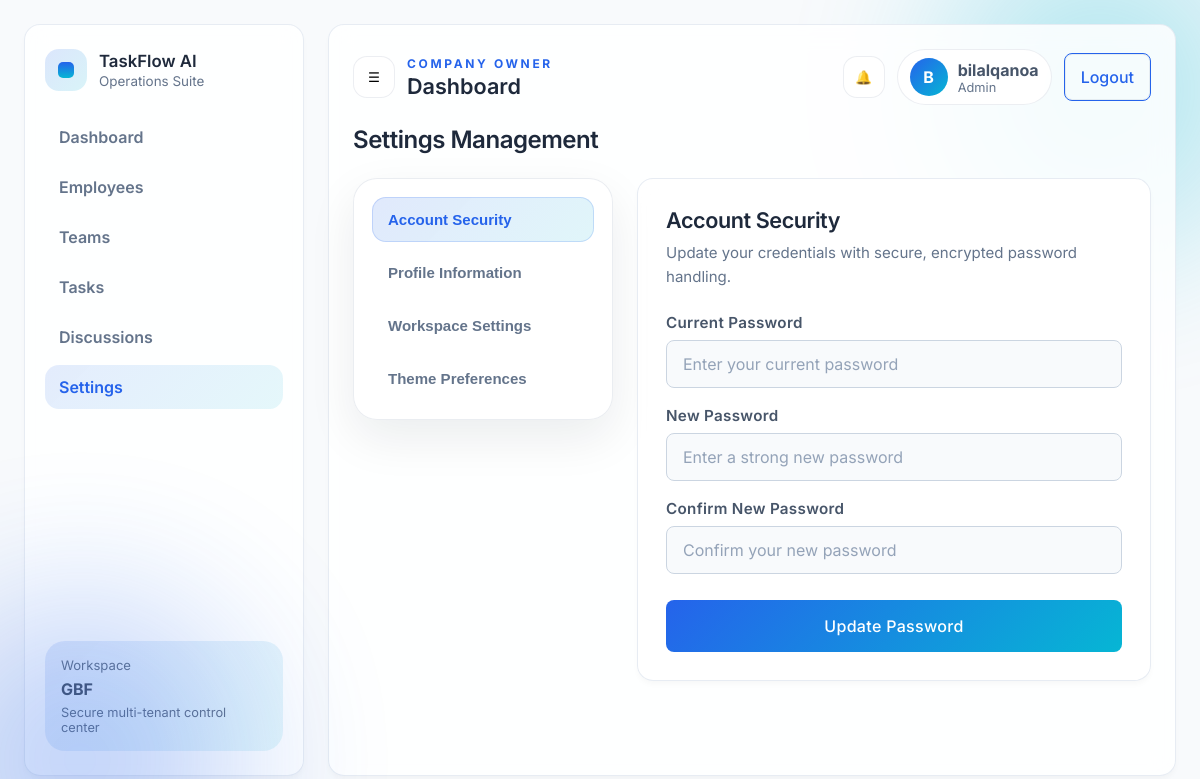
The page /dashboard/settings/ (signed in) on the database its author committed.
### companies/models.py (models this page shows, shortened)
class Company(models.Model):
    owner = models.OneToOneField(
        'accounts.User',
        on_delete=models.CASCADE,
        related_name='owned_company'
    )
    name = models.CharField(max_length=255)
    description = models.TextField(blank=True)
    logo = models.ImageField(upload_to='company_logos/', null=True, blank=True)
    website = models.URLField(blank=True)
    phone = models.CharField(max_length=30, blank=True)
    address = models.CharField(max_length=255, blank=True)
    created_at = models.DateTimeField(auto_now_add=True)
    class Meta:
        ordering = ['-created_at']

### accounts/models.py (models this page shows, shortened)
class User(AbstractUser):
    ROLE_CHOICES = [
        ('company', 'Company Owner'),
        ('team_leader', 'Team Leader'),
        ('member', 'Member'),
    ]
    INVITATION_STATUS_CHOICES = [
        ('pending', 'Pending'),
        ('active', 'Active'),
    ]
    role = models.CharField(max_length=20, choices=ROLE_CHOICES)
    job_title = models.CharField(max_length=120, blank=True, default='')
    invitation_status = models.CharField(
        max_length=20,
        choices=INVITATION_STATUS_CHOICES,
        default='active',
    )
    company = models.ForeignKey(
        'companies.Company',
        on_delete=models.SET_NULL,
        null=True,
        blank=True,
        related_name='users'
    )

### dashboard/views.py (the view, shortened to what this page needs)
# urls.py: path('settings/', views.settings_view, name='settings'),
@login_required(login_url='accounts:login')
def settings_view(request):
    team_leader_redirect = _redirect_team_leader(request, 'settings')
    if team_leader_redirect:
        return team_leader_redirect
    company = getattr(request.user, 'owned_company', None) or getattr(request.user, 'company', None)
    can_manage_workspace = request.user.role == 'company' or request.user.is_superuser
    active_tab = request.GET.get('tab', 'security')
    profile_form = UserProfileForm(instance=request.user)
    password_form = StyledPasswordChangeForm(user=request.user)
    workspace_form = CompanyWorkspaceForm(instance=company) if can_manage_workspace and company else None
    return render(request, 'dashboard/settings.html', {
        'company': company,
        'user': request.user,
        'profile_form': profile_form,
        'password_form': password_form,
        'workspace_form': workspace_form,
        'can_manage_workspace': can_manage_workspace,
        'active_tab': active_tab,
    })

### dashboard/forms.py (shortened to what this page needs)
class UserProfileForm(forms.ModelForm):
    full_name = forms.CharField(
        max_length=255,
        required=True,
        label='Full Name',
        widget=forms.TextInput(attrs={
            'class': 'glass-input',
            'placeholder': 'Enter your full name',
            'autocomplete': 'name',
        }),
    )
    class Meta:
        model = User
        fields = ['email', 'job_title']
        labels = {
            'email': 'Corporate Email',
            'job_title': 'Job Title / Position',
        }
        widgets = {
            'email': forms.EmailInput(attrs={
                'class': 'glass-input',
                'placeholder': 'name@company.com',
                'autocomplete': 'email',
            }),
            'job_title': forms.TextInput(attrs={
                'class': 'glass-input',
                'placeholder': 'e.g. Operations Manager',
                'autocomplete': 'organization-title',
            }),
        }
    def __init__(self, *args, **kwargs):
        super().__init__(*args, **kwargs)
        if self.instance and self.instance.pk:
            self.fields['full_name'].initial = self.instance.get_full_name()

class StyledPasswordChangeForm(PasswordChangeForm):
    def __init__(self, *args, **kwargs):
        super().__init__(*args, **kwargs)
        placeholders = {
            'old_password': 'Enter your current password',
            'new_password1': 'Enter a strong new password',
            'new_password2': 'Confirm your new password',
        }
        labels = {
            'old_password': 'Current Password',
            'new_password1': 'New Password',
            'new_password2': 'Confirm New Password',
        }
        for name, field in self.fields.items():
            field.label = labels.get(name, field.label)
            field.widget.attrs.update({
                'class': 'glass-input',
                'placeholder': placeholders.get(name, ''),
                'autocomplete': 'current-password' if name == 'old_password' else 'new-password',
            })

### dashboard/views.py (called while the page is built, shortened)
def _redirect_team_leader(request, section='dashboard'):
    if getattr(request.user, 'role', None) != 'team_leader':
        return None

### templates/dashboard/settings.html (shortened to what this page needs)
{% extends 'dashboard/base.html' %}
{% load static %}
{% block extra_css %}
<link rel="stylesheet" href="{% static 'css/dashboard_styles.css' %}">
{% endblock extra_css %}
{% block content %}
<div class="settings-container">
    <div class="settings-hero">
        <div>
            <h2>Settings Management</h2>
        </div>
    </div>
    <div class="settings-shell">
        <nav class="settings-sidebar" aria-label="Settings navigation">
            <button type="button" class="settings-tab-btn{% if active_tab == 'security' %} active{% endif %}"
                data-tab-target="security">Account Security</button>
            <button type="button" class="settings-tab-btn{% if active_tab == 'profile' %} active{% endif %}"
                data-tab-target="profile">Profile Information</button>
            {% if request.user.role == 'company' or request.user.is_superuser %}
            <button type="button" class="settings-tab-btn{% if active_tab == 'workspace' %} active{% endif %}"
                data-tab-target="workspace">Workspace Settings</button>
            {% endif %}
            <button type="button" class="settings-tab-btn{% if active_tab == 'theme' %} active{% endif %}"
                data-tab-target="theme">Theme Preferences</button>
        </nav>
        <div class="settings-content">
            <section id="settings-panel-security"
                class="settings-panel panel{% if active_tab == 'security' %} active{% endif %}" data-tab-panel="security">
                <div class="settings-panel-header">
                    <h3>Account Security</h3>
                    <p>Update your credentials with secure, encrypted password handling.</p>
                </div>
                <form method="POST" action="{% url 'dashboard:settings' %}" class="settings-form glass-form" novalidate>
                    <div class="glass-field">
                        <label for="{{ password_form.old_password.id_for_label }}">{{ password_form.old_password.label }}</label>
                        {{ password_form.old_password }}
                    </div>
                    <div class="glass-field">
                        <label for="{{ password_form.new_password1.id_for_label }}">{{ password_form.new_password1.label }}</label>
                        {{ password_form.new_password1 }}
                    </div>
                    <div class="glass-field">
                        <label for="{{ password_form.new_password2.id_for_label }}">{{ password_form.new_password2.label }}</label>
                        {{ password_form.new_password2 }}
                    </div>
                    <button type="submit" class="btn-glass-primary settings-submit-btn">Update Password</button>
                </form>
            </section>
        </div>
    </div>
</div>
{% endblock content %}

### templates/dashboard/base.html (shortened to what this page needs)
{% load static %}
<!DOCTYPE html>
<html lang="en">
<head>
    <link rel="stylesheet" href="{% static 'css/global_theme.css' %}">
    <link rel="stylesheet" href="{% static 'css/dashboard.css' %}">
    <link rel="stylesheet" href="{% static 'css/teams.css' %}">
    {% block extra_css %}{% endblock extra_css %}
</head>
<body>
    <div class="dashboard-shell">
        <aside class="sidebar">
            <div class="brand-block">
                <div class="brand-mark"><span></span></div>
                <div>
                    <h1>TaskFlow AI</h1>
                    <p>Operations Suite</p>
                </div>
            </div>
            <nav class="nav-links">
                <a class="{% if request.resolver_match.url_name == 'dashboard' %}active{% endif %}"
                    href="{% url 'dashboard:dashboard' %}">Dashboard</a>
                <a class="{% if request.resolver_match.url_name == 'employees' %}active{% endif %}"
                    href="{% url 'dashboard:employees' %}">Employees</a>
                    <a class="{% if request.resolver_match.url_name == 'teams' or request.resolver_match.url_name == 'team_detail' %}active{% endif %}"
                    href="{% url 'dashboard:teams' %}">Teams</a>
                <a class="{% if request.resolver_match.url_name == 'tasks' %}active{% endif %}"
                    href="{% url 'dashboard:tasks' %}">Tasks</a>
                <a class="{% if request.resolver_match.url_name == 'discussions' or request.resolver_match.url_name == 'discussions_team' %}active{% endif %}"
                    href="{% url 'dashboard:discussions' %}">Discussions</a>
                <a class="{% if request.resolver_match.url_name == 'settings' %}active{% endif %}"
                    href="{% url 'dashboard:settings' %}">Settings</a>
            </nav>
            <div class="sidebar-card">
                <p>Workspace</p>
                <strong>{{ company.name }}</strong>
                <span>Secure multi-tenant control center</span>
            </div>
        </aside>
        <main class="main-panel">
            <header class="topbar">
                <div class="topbar-left">
                    <button class="icon-button" aria-label="Open menu">☰</button>
                    <div>
                        <p class="eyebrow">Company Owner</p>
                        <h2>Dashboard</h2>
                    </div>
                </div>
                <div class="topbar-right">
                    <button class="icon-button" aria-label="Notifications">🔔</button>
                    <div class="profile-pill">
                        <div class="avatar">{{ user.get_full_name|default:user.username|first|upper }}</div>
                        <div>
                            <strong>{{ user.get_full_name|default:user.username }}</strong>
                            <span>Admin</span>
                        </div>
                    </div>
                    <div class="nav-actions">
                        <a href="{% url 'accounts:logout' %}" class="button-secondary logout-link">Logout</a>
                    </div>
                </div>
            </header>
            {% block content %}{% endblock content %}
        </main>
    </div>
</body>
</html>

### static/css/global_theme.css (style rules this page uses)
:root { --primary-color: #2563EB; --primary-hover: #1D4ED8; --bg-light: #F8FAFC; --bg-dark: #0F172A; --text-heading: #1E293B; --text-body: #475569; --border-color: rgba(226, 232, 240, 0.8); --font-family-base: 'Inter', sans-serif; --glass-bg: rgba(255, 255, 255, 0.85); --glass-blur: blur(12px); --glass-border: 1px solid var(--border-color); --glass-radius: 1rem; --glass-shadow: 0 4px 6px -1px rgb(0 0 0 / 0.03); --input-radius: 0.5rem; --input-padding: 0.75rem 1rem; --input-bg: #F8FAFC; --focus-ring: 0 0 0 2px rgba(37, 99, 235, 0.2); --transition-fast: all 0.3s ease; }
body { font-family: var(--font-family-base) !important; background: var(--bg-light) !important; color: var(--text-body) !important; margin: 0; -webkit-font-smoothing: antialiased; }
h1, h2, h3, h4, h5, h6 { color: var(--text-heading); font-weight: 600; }
.card, .glass-panel, .dashboard-card, .sidebar, .team-leader-sidebar, .member-sidebar, .main-panel, .team-leader-panel, .member-main, .feature-card, .trust-card, .workflow-step, .board-column, .settings-panel, .profile-card { background: var(--glass-bg) !important; backdrop-filter: var(--glass-blur) !important; -webkit-backdrop-filter: var(--glass-blur) !important; border: var(--glass-border) !important; border-radius: var(--glass-radius) !important; box-shadow: var(--glass-shadow) !important; }
.button-primary, .btn-primary, .btn, button[type="submit"] { background-color: var(--primary-color) !important; color: #ffffff !important; border: none !important; border-radius: var(--input-radius) !important; padding: 0.5rem 1rem !important; font-family: var(--font-family-base) !important; font-weight: 500 !important; transition: var(--transition-fast) !important; cursor: pointer !important; display: inline-flex !important; align-items: center !important; justify-content: center !important; text-decoration: none !important; }
.button-secondary, .btn-secondary { background-color: transparent !important; color: var(--primary-color) !important; border: 1px solid var(--primary-color) !important; border-radius: var(--input-radius) !important; padding: 0.5rem 1rem !important; font-family: var(--font-family-base) !important; font-weight: 500 !important; transition: var(--transition-fast) !important; cursor: pointer !important; display: inline-flex !important; align-items: center !important; justify-content: center !important; text-decoration: none !important; }
input[type="text"], input[type="email"], input[type="password"], input[type="number"], select, textarea, .form-control { font-family: var(--font-family-base) !important; border: 1px solid rgba(203, 213, 225, 1) !important; border-radius: var(--input-radius) !important; padding: var(--input-padding) !important; background-color: var(--input-bg) !important; color: var(--text-heading) !important; transition: all var(--transition-fast) !important; width: 100%; box-sizing: border-box; }
a { color: var(--primary-color); text-decoration: none; transition: color var(--transition-fast); }
.nav-links a { color: var(--text-body); }
.nav-links a:hover, .nav-links a.active { color: var(--primary-color); }

### static/css/teams.css (style rules this page uses)
.glass-form { display: grid; gap: 18px; }
.glass-field { display: grid; gap: 8px; }
.glass-field label { font-size: .95rem; color: #475569; font-weight: 600; }
.glass-input { width: 100%; min-height: 48px; padding: 14px 16px; border-radius: 16px; border: 1px solid rgba(148, 163, 184, 0.2); background: rgba(255, 255, 255, 0.8); color: #0f172a; font-size: 1rem; outline: none; transition: border-color .2s ease, box-shadow .2s ease, background .2s ease; }
.button-secondary { border: 1px solid rgba(148, 163, 184, 0.32); background: rgba(255, 255, 255, 0.82); color: #475569; padding: 0 20px; min-height: 48px; border-radius: 16px; cursor: pointer; transition: transform .2s ease, background .2s ease; }

### rows shown on the page
Company: name "GBF"
User: get_full_name|first "B", get_full_name "bilalqanoa"

### other values the page prints
{{ password_form.old_password.label }} "Current Password"
{{ password_form.new_password1.label }} "New Password"
{{ password_form.new_password2.label }} "Confirm New Password"
